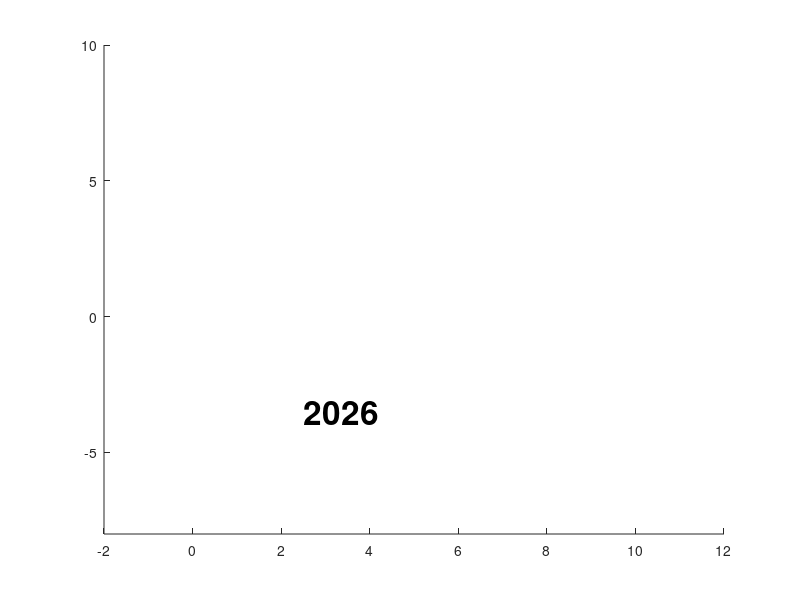

MATLAB code to generate this figure:
%% script_5
%
%   This script produces the year subscript
%

%today's date
date_text = date;
year = date_text(end-3:end);
%plot text
text(2.5,-3.5, year, 'FontSize', 24, 'FontWeight', 'bold')
xlim([-2,12])
ylim([-8,10])

%% SOLUTION: Breakout 1

%today's date
% date_text = date;
% year = date_text(end-3:end);
%plot text
% text(2.5,-3.5, 'Reviewer 2 is the best', 'FontSize', 24, 'FontWeight', 'bold', 'Color', 'r') % per reviewer comments
% xlim([-2,12])
% ylim([-8,10])
